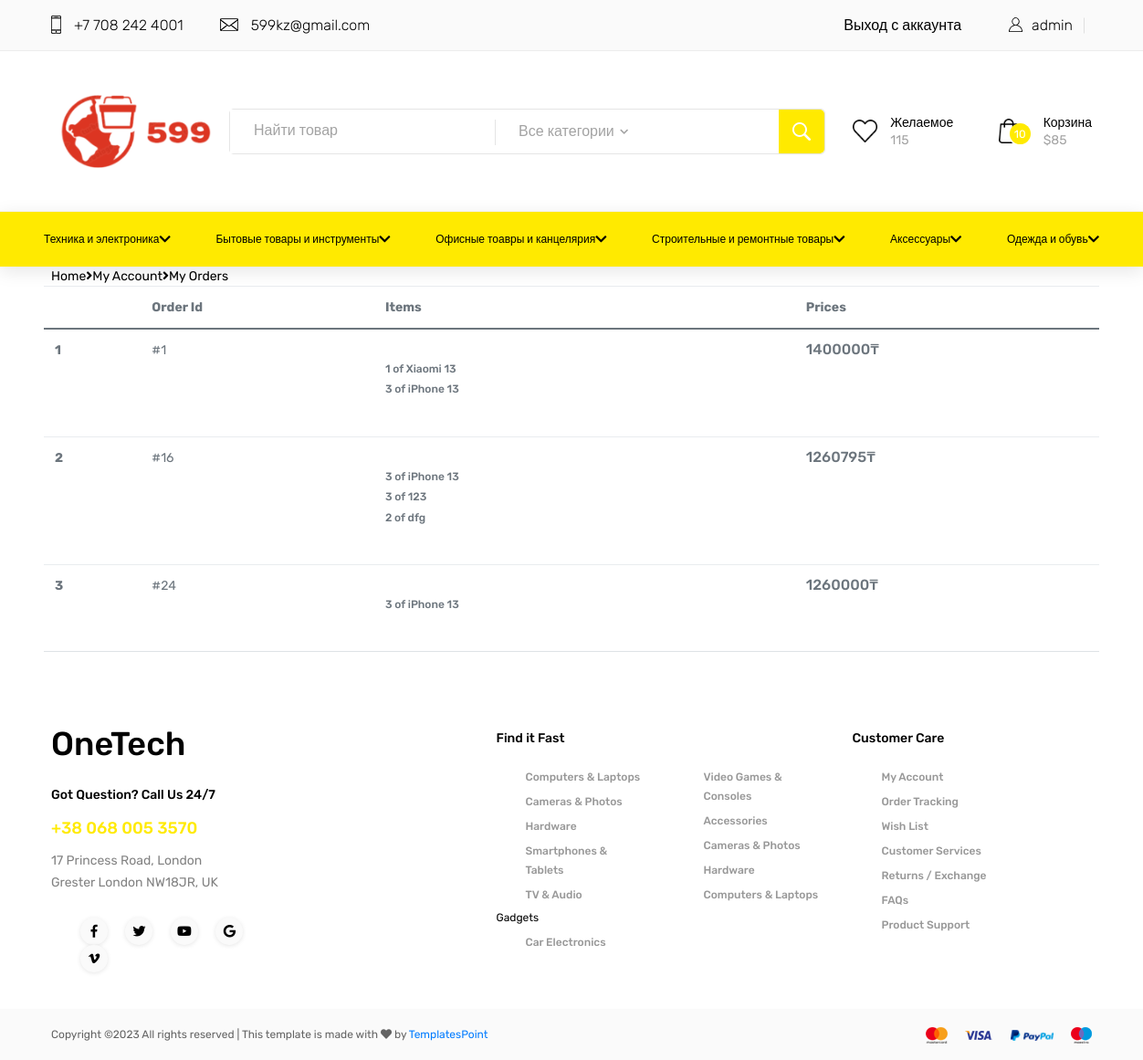
/orders/ (signed in), run on an earlier commit of the app's database.
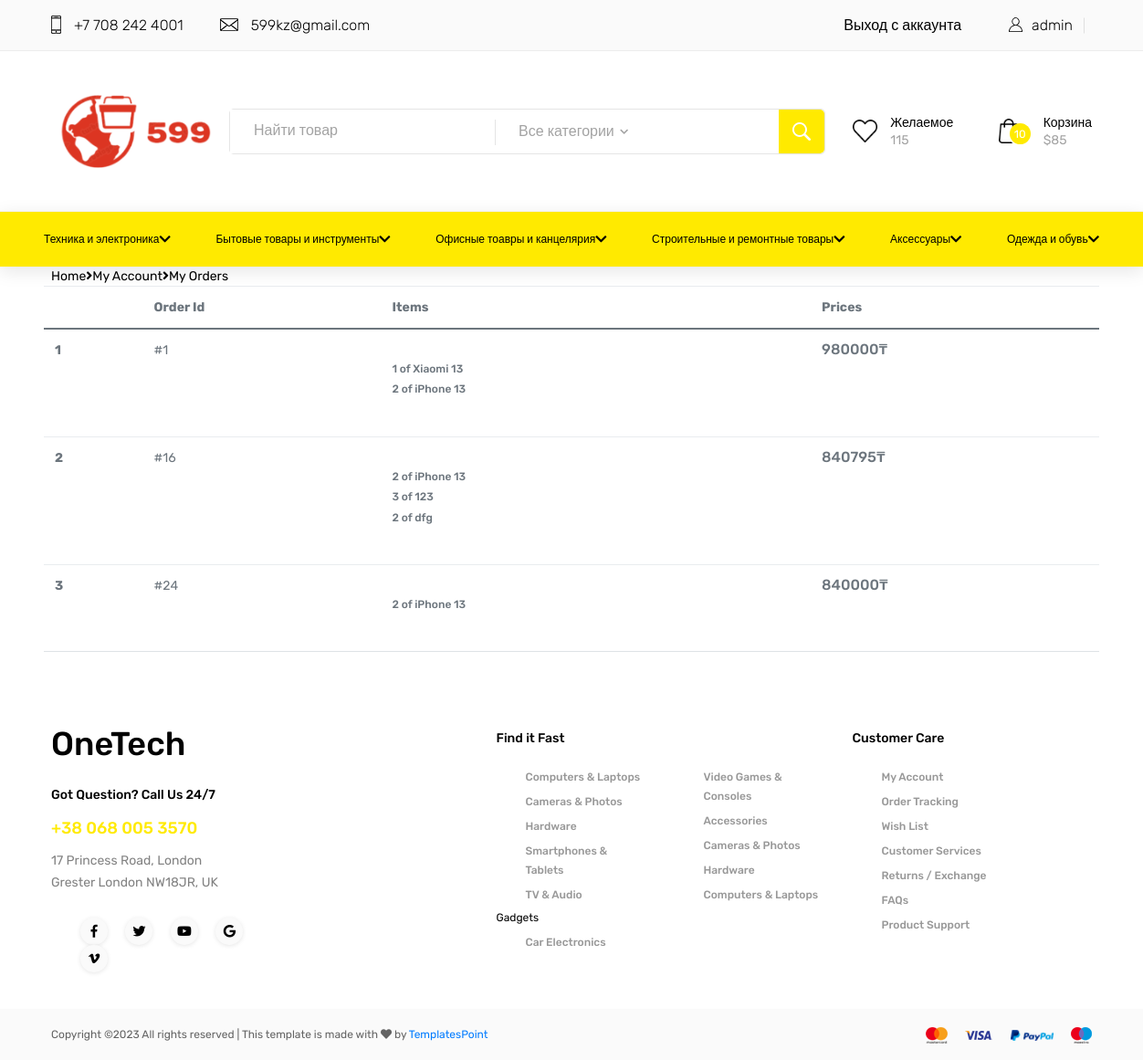
And on a later commit of the database.
### core/models.py (models this page shows, shortened)
class OrderItem(models.Model):
    session_id = models.CharField(max_length=100, null=True)
    user = models.ForeignKey(settings.AUTH_USER_MODEL,
                             on_delete=models.CASCADE, null=True)
    ordered = models.BooleanField(default=False)
    item = models.ForeignKey(Item, on_delete=models.CASCADE)
    quantity = models.IntegerField(default=1)
    def __str__(self):
        return f"{self.quantity} of {self.item.title}"
    def get_total_item_price(self):
        return int(self.quantity * self.item.price)
    def get_final_price(self):
        return self.get_total_item_price()

class Item(models.Model):
    title = models.CharField(max_length=100)
    price = models.FloatField(null=True)
    category = models.ForeignKey(Category, on_delete=models.CASCADE)
    subcategory = models.ForeignKey(SubCategory, on_delete=models.CASCADE, null=True, blank=True)
    slug = models.SlugField(null=True)
    description = models.TextField(null=True)
    image = models.ImageField(null=True)
    top_rated = models.BooleanField(default=False)

class Order(models.Model):
    session_id = models.CharField(max_length=100, null=True)
    id = models.AutoField(primary_key=True)
    user = models.ForeignKey(settings.AUTH_USER_MODEL, on_delete=models.CASCADE, null=True)
    items = models.ManyToManyField(OrderItem)
    start_date = models.DateTimeField(auto_now_add=True)
    ordered_date = models.DateTimeField(null=True)
    payment = models.BooleanField(default=False)
    being_delivered = models.BooleanField(default=False)
    received = models.BooleanField(default=False)
    refund_requested = models.BooleanField(default=False)
    refund_granted = models.BooleanField(default=False)
    v_obrabotke = models.BooleanField(default=False)
    def get_total(self):
        total = 0
        for order_item in self.items.all():
            total += order_item.get_final_price()
        return int(total)

### core/views.py (the view)
# urls.py: path('orders/', orders, name='orders'),
@login_required
def orders(request):
    categories = Category.objects.all()
    orders = Order.objects.filter(user=request.user, payment=True)
    return render(request, 'orders.html', {'user': request.user, 'orders': orders,'categories': categories,})

### templates/orders.html (shortened to what this page needs)
<!DOCTYPE html>
<html lang="en">
{% load static %}
<head>
    <link href="https://cdnjs.cloudflare.com/ajax/libs/font-awesome/5.10.0/css/all.min.css" rel="stylesheet">
    <link href="https://cdn.jsdelivr.net/npm/bootstrap@5.0.2/dist/css/bootstrap.min.css" rel="stylesheet">
    <link href="{% static 'css/style4.css'%}" rel="stylesheet">
    <link rel="stylesheet" href="{% static 'css/newstyle.css' %}">
    <link rel="stylesheet" id="electro-style-css" href="https://electro.madrasthemes.com/wp-content/themes/electro/style.min.css?ver=3.3.0" type="text/css" media="all">
</head>
<body>
    {% include "navbar.html" %}
    <div id="content" class="site-content" tabindex="-1">
        <div class="container">
        <nav class="woocommerce-breadcrumb"><a style="color: black" href="/">Home</a><span class="delimiter"><i class="fa fa-angle-right"></i></span><a style="color: black" href="{% url 'core:profile' %}">My Account</a><span class="delimiter"><i class="fa fa-angle-right"></i></span><a style="color: black" href="{% url 'core:orders' %}">My Orders</a></nav>
        </div>
    <div class="container-fluid">
        <div class="row px-xl-5">
            <div class="col-lg-12 col-md-12 col-12">
                <div class="row pb-3">
                    <table class="table">
                        <thead>
                        <tr>
                            <th scope="col"></th>
                            <th scope="col">Order Id</th>
                            <th scope="col">Items</th>
                            <th scope="col">Prices</th>
                        </tr>
                        </thead>
                        {% for order in orders %}
                        <tr style="width: 100%">
                            <th scope="row">{{ forloop.counter }}</th>
                            <td>
                                <a>#{{ order.id }}</a>
                            </td>
                            <td>
                                <div class="py-4" style="word-break: break-word; ">
                                    {% for item in order.items.all %}
                                    <p class="h6" style=" width: 120px;font-size: 12px; word-break: break-word;">{{ item }}</p>
                                    {% endfor %}
                                </div>
                            </td>
                            <td>
                                <div>
                                    <h6>{{ order.get_total }}₸</h6>
                                </div>
                            </td>
                        </tr>
                        {% endfor %}
                    </table>
                </div>
            </div>
        </div>
    </div>
</body>
{% include "footer.html" %}

What changed in the data, as far as the page shows it:
changed through a linked row, Order id 1: get_total "1400000" → "980000"
changed OrderItem: quantity+item "3 of iPhone 13" → "2 of iPhone 13"
changed through a linked row, Order id 16: get_total "1260795" → "840795"
changed through a linked row, Order id 24: get_total "1260000" → "840000"
